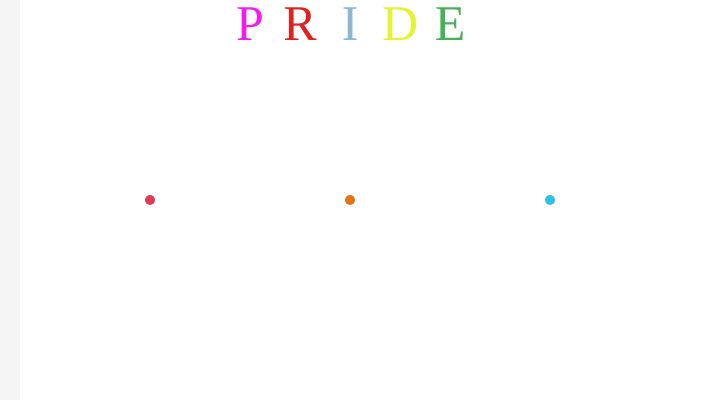
Frame 1 (no input)
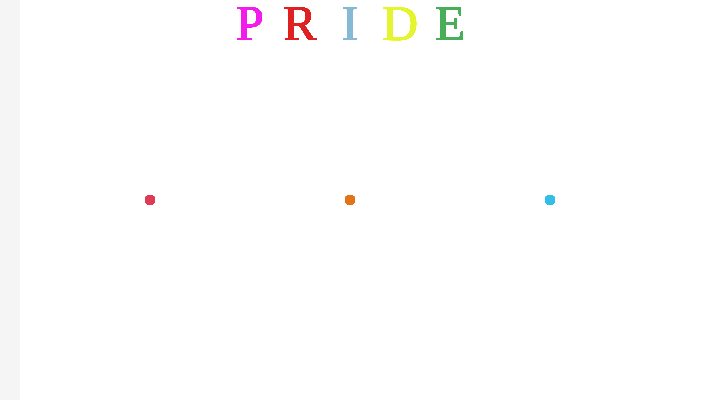
Frame 60 (no input)
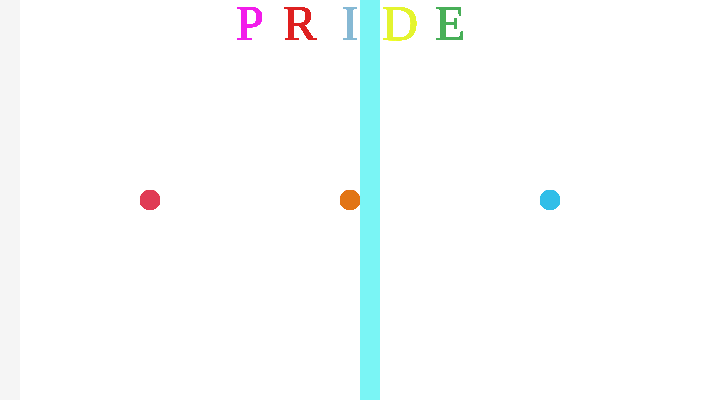
Frame 120 (the mouse pressed at the canvas centre since frame 60)

The p5.js sketch that drew these frames (run headless with seeded random() and noise() and a simulated clock; from frame 60 on, the mouse is pressed at the canvas centre):

// p5.js sketch
// ── sketch.js
var barWidth = 20;
var lastBar = -1;
var ellipseDiam = 10
function setup() {
  createCanvas(720, 400);
  colorMode(HSB, width, height, 100); 
  noStroke();
}

function draw(){

    fill("#e27415");
    ellipse(350,200, ellipseDiam)
    fill("#31bee8")
    ellipse(550,200, ellipseDiam)
    fill("#e03b55")
    ellipse(150,200, ellipseDiam)
    fill("#f21dea");
    textSize(50);
    textFont("Georgia");
    textStyle(NORMAL);
    textAlign(CENTER);
    text("P",250,40);
        fill("#de2121");
    textSize(50);
    textFont("Georgia");
    textStyle(NORMAL);
    textAlign(CENTER);
    text("R",300,40);
        fill("#86b9d4");
    textSize(50);
    textFont("Georgia");
    textStyle(NORMAL);
    textAlign(CENTER);
    text("I",350,40);
        fill("#e4f42f");
    textSize(50);
    textFont("Georgia");
    textStyle(NORMAL);
    textAlign(CENTER);
    text("D",400,40);
    fill("#48af58");
        textSize(50);
    textFont("Georgia");
    textStyle(NORMAL);
    textAlign(CENTER);
    text("E",450,40);


  var whichBar = mouseX / barWidth;
  if (whichBar != lastBar) {
    var barX = whichBar * barWidth;
    fill(barX, mouseY, 96);
    rect(barX, 0, barWidth, height);
    lastBar = whichBar;
  }
}
    function mousePressed(){
        ellipseDiam=ellipseDiam+10;
if (ellipseDiam > 140){
    ellipseDiam = 10;
}

}


    
